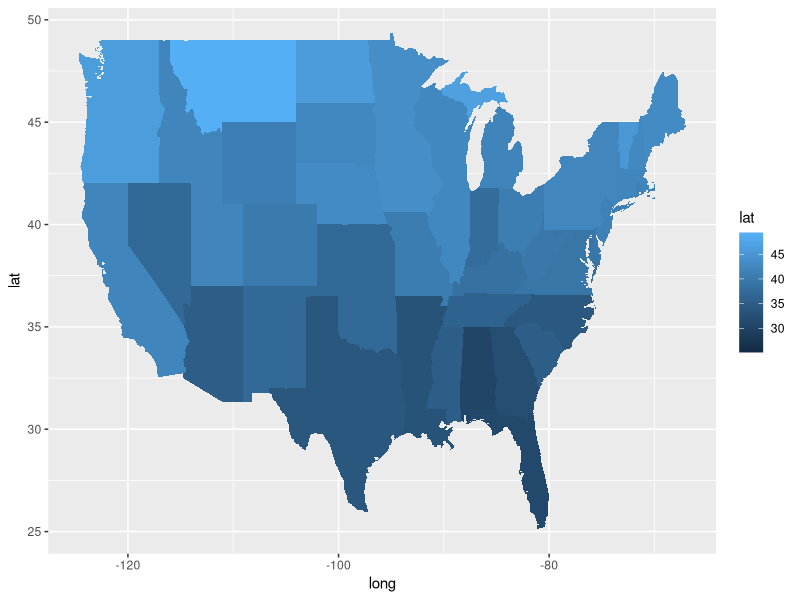
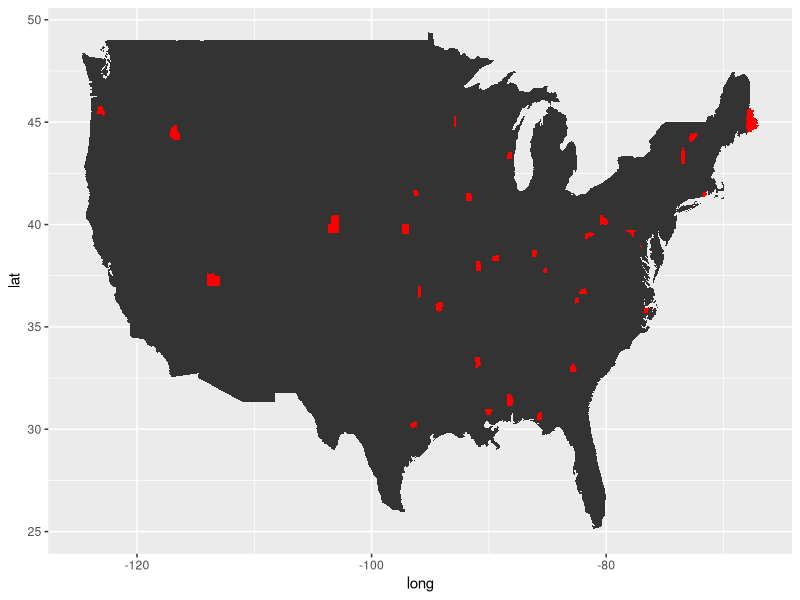

R code for these plots, in order: (Note: this script raises an error after producing the figures.)
x <- c("Var_name" = 1, 2)
x

df1 <- data.frame(id = 1:6, trt = rep(c("A", "B", "C"), rep=c(2,1,3)), value = c(5,3,7,1,2,3))
df1

df2 <- data.frame(id=c(4,4,5,5,7,7), stress=rep(c(0,1), 3), bpm = c(65, 125, 74, 136, 48, 110))
df2

library(tidyverse)
df1 |> left_join(df2)
df1 |> anti_join(df2, by = 'id')

states <- map_data("state")
View(states)

counties <- map_data("county")
View(counties)

states |> 
  ggplot(aes(x = long, y = lat)) +
  geom_polygon(aes(group = group,
                   fill = lat))

counties |> 
  ggplot(aes(x = long, y = lat,
             group = group)) +
  geom_polygon() +
  geom_polygon(
    data = counties |> 
      filter(subregion == 'washington'),
    fill = 'red'
  )

counties |> 
  select(region, subregion) |> 
  unique() |> 
  count(subregion) |> 
  arrange(desc(n)) |> 
  head()

counties |> 
  filter(subregion == 'washington') |> 
  pull(region) |> 
  unique() 

data(fbi, package="classdata")
fbi14 <- fbi %>% filter(year == 2014)
# View(fbi14)
# View(states)
fbi14$region <- tolower(fbi14$state)
fbi14 |> 
  anti_join(states, by = 'region') |> 
  pull(region) |> 
  unique()

states |> 
  anti_join(fbi14, by = 'region') 

fbi14.map <- fbi14 |> 
  left_join(states, by = 'region')
View(fbi14)

fbi14.map |> 
  filter(type == 'motor_vehicle_theft') |> 
  ggplot(aes(x = long, y = lat)) +
  geom_polygon(aes(group = region,
                   fill = count / population))

fbi20_car_theft <- 
  fbi |> 
  filter(year == 2020,
         type == 'motor_vehicle_theft') |> 
  mutate(
    region = tolower(state),
    rate = count / population * 1000
  )

fbi20_car_theft_map <- 
  fbi20_car_theft |> 
  left_join(states, by = 'region')

states_center <- states |> 
  group_by(region) |> 
  summarise(
    long = median((long)),
    lat = median((lat))
  )
states_center <- states_center |> 
  left_join(fbi20_car_theft |> select(region, rate), by = 'region')
# View(states_center)
fbi20_car_theft_map |> 
  ggplot(aes(x = long, y = lat)) +
  geom_polygon(aes(group = region,
                   fill = rate)) +
  scale_fill_gradient2(
    midpoint = median(fbi20_car_theft$rate)) +
  geom_text(
    data = states_center,
    aes(x = long, y = lat, label = round(rate, 2)),
    size = 5
  ) +
  ggthemes::theme_map()

df <- data.frame(x = rep('a', 6))

df |> ggplot(aes(x = x)) +
  geom_bar()


